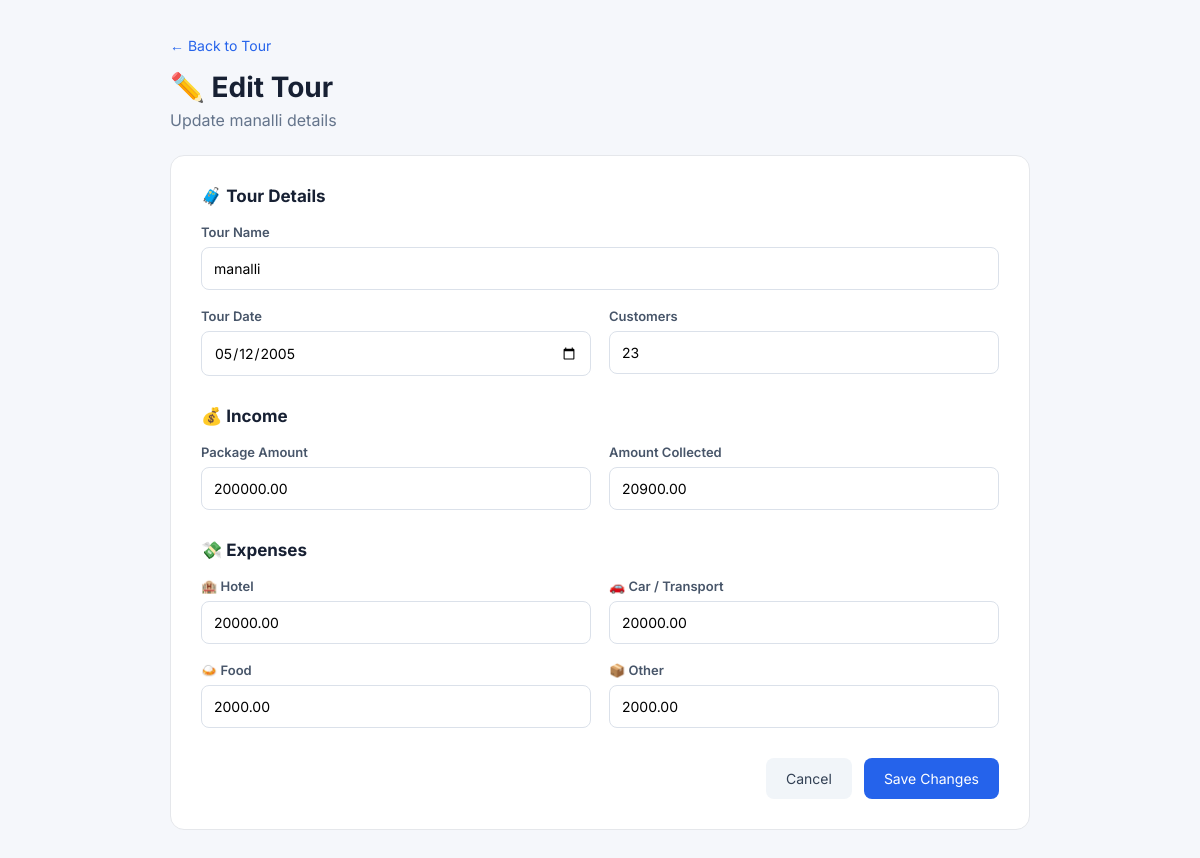
/tours/2/edit/, run on the app's committed database.
### finance/models.py (models this page shows, shortened)
class Tour(models.Model):
    tour_name = models.CharField(max_length=200)
    tour_date = models.DateField()
    customer_count = models.PositiveIntegerField(default=0)
    package_amount = models.DecimalField(
        max_digits=12,
        decimal_places=2,
        default=0
    )
    collection = models.DecimalField(
        max_digits=12,
        decimal_places=2,
        default=0
    )
    hotel_expense = models.DecimalField(
        max_digits=12,
        decimal_places=2,
        default=0
    )
    car_expense = models.DecimalField(
        max_digits=12,
        decimal_places=2,
        default=0
    )
    food_expense = models.DecimalField(
        max_digits=12,
        decimal_places=2,
        default=0
    )
    other_expense = models.DecimalField(
        max_digits=12,
        decimal_places=2,
        default=0
    )
    created_at = models.DateTimeField(auto_now_add=True)

### finance/views.py (the view, shortened to what this page needs)
def edit_tour(request, tour_id):
    tour = get_object_or_404(
        Tour,
        id=tour_id
    )
    return render(
        request,
        'finance/edit_tour.html',
        {
            'tour': tour
        }
    )

### finance/templates/finance/edit_tour.html (shortened to what this page needs)
<!DOCTYPE html>
<html lang="en">
<head>
</head>
<body>
<div class="page">
    <div class="header">
        <a href="/tours/{{ tour.id }}/">
            ← Back to Tour
        </a>
        <h1>
            ✏️ Edit Tour
        </h1>
        <p>
            Update {{ tour.tour_name }} details
        </p>
    </div>
    <form method="POST">
        <div class="form-box">
            <div class="section">
                <h2>
                    🧳 Tour Details
                </h2>
                <div class="grid">
                    <div class="field full">
                        <label>
                            Tour Name
                        </label>
                        <input
                            type="text"
                            name="tour_name"
                            value="{{ tour.tour_name }}"
                            required
                        >
                    </div>
                    <div class="field">
                        <label>
                            Tour Date
                        </label>
                        <input
                            type="date"
                            name="tour_date"
                            value="{{ tour.tour_date|date:'Y-m-d' }}"
                            required
                        >
                    </div>
                    <div class="field">
                        <label>
                            Customers
                        </label>
                        <input
                            type="number"
                            name="customer_count"
                            value="{{ tour.customer_count }}"
                            min="1"
                            required
                        >
                    </div>
                </div>
            </div>
            <div class="section">
                <h2>
                    💰 Income
                </h2>
                <div class="grid">
                    <div class="field">
                        <label>
                            Package Amount
                        </label>
                        <input
                            type="number"
                            name="package_amount"
                            value="{{ tour.package_amount }}"
                            min="0"
                            step="0.01"
                            required
                        >
                    </div>
                    <div class="field">
                        <label>
                            Amount Collected
                        </label>
                        <input
                            type="number"
                            name="collection"
                            value="{{ tour.collection }}"
                            min="0"
                            step="0.01"
                            required
                        >
                    </div>
                </div>
            </div>
            <div class="section">
                <h2>
                    💸 Expenses
                </h2>
                <div class="grid">
                    <div class="field">
                        <label>
                            🏨 Hotel
                        </label>
                        <input
                            type="number"
                            name="hotel_expense"
                            value="{{ tour.hotel_expense }}"
                            min="0"
                            step="0.01"
                        >
                    </div>
                    <div class="field">
                        <label>
                            🚗 Car / Transport
                        </label>
                        <input
                            type="number"
                            name="car_expense"
                            value="{{ tour.car_expense }}"
                            min="0"
                            step="0.01"
                        >
                    </div>
                    <div class="field">
                        <label>
                            🍛 Food
                        </label>
                        <input
                            type="number"
                            name="food_expense"
                            value="{{ tour.food_expense }}"
                            min="0"
                            step="0.01"
                        >
                    </div>
                    <div class="field">
                        <label>
                            📦 Other
                        </label>
                        <input
                            type="number"
                            name="other_expense"
                            value="{{ tour.other_expense }}"
                            min="0"
                            step="0.01"
                        >
                    </div>
                </div>
            </div>
            <div class="buttons">
                <a
                    href="/tours/{{ tour.id }}/"
                    class="btn cancel"
                >
                    Cancel
                </a>
                <button
                    type="submit"
                    class="btn save"
                >
                    Save Changes
                </button>
            </div>
        </div>
    </form>
</div>
</body>
</html>

### finance/templates/finance/edit_tour.html (style rules this page uses)
* { box-sizing: border-box; margin: 0; padding: 0; font-family: 'Inter', sans-serif; }
body { background: #f5f7fb; color: #172033; }
.page { max-width: 900px; margin: auto; padding: 35px 20px; }
.header { margin-bottom: 25px; }
.header a { color: #2563eb; text-decoration: none; font-size: 14px; }
.header h1 { margin-top: 15px; font-size: 28px; }
.header p { color: #64748b; margin-top: 6px; }
.form-box { background: white; border: 1px solid #e5e7eb; border-radius: 14px; padding: 30px; }
.section { margin-bottom: 30px; }
.section h2 { font-size: 17px; margin-bottom: 18px; }
.grid { display: grid; grid-template-columns: 1fr 1fr; gap: 18px; }
.field { display: flex; flex-direction: column; }
.full { grid-column: 1 / -1; }
label { font-size: 13px; font-weight: 600; margin-bottom: 7px; color: #475569; }
input { padding: 12px; border: 1px solid #dbe1ea; border-radius: 8px; outline: none; font-size: 14px; }
.buttons { display: flex; justify-content: flex-end; gap: 12px; margin-top: 25px; }
.btn { padding: 12px 20px; border-radius: 8px; border: none; text-decoration: none; cursor: pointer; font-size: 14px; }
.cancel { background: #f1f5f9; color: #334155; }
.save { background: #2563eb; color: white; }

### data on the page
Tour: tour_name "manalli", tour_date "05/12/2005", customer_count "23", package_amount "200000.00", collection "20900.00", hotel_expense "20000.00", car_expense "20000.00", food_expense "2000.00", other_expense "2000.00"
